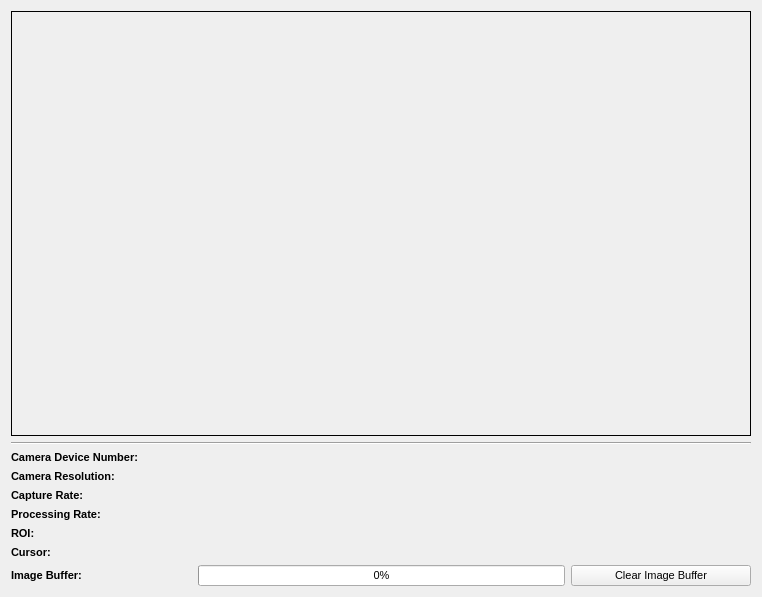
<?xml version="1.0" encoding="UTF-8"?>
<ui version="4.0">
 <class>CameraView</class>
 <widget class="QWidget" name="CameraView">
  <property name="geometry">
   <rect>
    <x>0</x>
    <y>0</y>
    <width>762</width>
    <height>597</height>
   </rect>
  </property>
  <property name="sizePolicy">
   <sizepolicy hsizetype="Minimum" vsizetype="Minimum">
    <horstretch>0</horstretch>
    <verstretch>0</verstretch>
   </sizepolicy>
  </property>
  <property name="windowTitle">
   <string>Form</string>
  </property>
  <layout class="QVBoxLayout" name="verticalLayout" stretch="1,0,0">
   <item>
    <widget class="FrameLabel" name="frameLabel">
     <property name="enabled">
      <bool>true</bool>
     </property>
     <property name="sizePolicy">
      <sizepolicy hsizetype="Ignored" vsizetype="Ignored">
       <horstretch>0</horstretch>
       <verstretch>0</verstretch>
      </sizepolicy>
     </property>
     <property name="mouseTracking">
      <bool>true</bool>
     </property>
     <property name="autoFillBackground">
      <bool>true</bool>
     </property>
     <property name="frameShape">
      <enum>QFrame::Box</enum>
     </property>
     <property name="alignment">
      <set>Qt::AlignCenter</set>
     </property>
    </widget>
   </item>
   <item>
    <widget class="Line" name="line">
     <property name="orientation">
      <enum>Qt::Horizontal</enum>
     </property>
    </widget>
   </item>
   <item>
    <layout class="QGridLayout" name="gridLayout">
     <item row="6" column="3">
      <layout class="QHBoxLayout" name="horizontalLayout">
       <item>
        <widget class="QPushButton" name="clearImageBufferButton">
         <property name="sizePolicy">
          <sizepolicy hsizetype="MinimumExpanding" vsizetype="MinimumExpanding">
           <horstretch>0</horstretch>
           <verstretch>0</verstretch>
          </sizepolicy>
         </property>
         <property name="font">
          <font>
           <pointsize>8</pointsize>
          </font>
         </property>
         <property name="text">
          <string>Clear Image Buffer</string>
         </property>
        </widget>
       </item>
      </layout>
     </item>
     <item row="0" column="0">
      <widget class="QLabel" name="label_4">
       <property name="sizePolicy">
        <sizepolicy hsizetype="MinimumExpanding" vsizetype="MinimumExpanding">
         <horstretch>0</horstretch>
         <verstretch>0</verstretch>
        </sizepolicy>
       </property>
       <property name="font">
        <font>
         <pointsize>8</pointsize>
         <weight>75</weight>
         <bold>true</bold>
        </font>
       </property>
       <property name="text">
        <string>Camera Device Number:</string>
       </property>
       <property name="alignment">
        <set>Qt::AlignLeading|Qt::AlignLeft|Qt::AlignVCenter</set>
       </property>
      </widget>
     </item>
     <item row="4" column="1">
      <widget class="QLabel" name="roiLabel">
       <property name="sizePolicy">
        <sizepolicy hsizetype="MinimumExpanding" vsizetype="MinimumExpanding">
         <horstretch>0</horstretch>
         <verstretch>0</verstretch>
        </sizepolicy>
       </property>
       <property name="font">
        <font>
         <pointsize>8</pointsize>
        </font>
       </property>
       <property name="text">
        <string/>
       </property>
      </widget>
     </item>
     <item row="2" column="0">
      <widget class="QLabel" name="label_2">
       <property name="sizePolicy">
        <sizepolicy hsizetype="MinimumExpanding" vsizetype="MinimumExpanding">
         <horstretch>0</horstretch>
         <verstretch>0</verstretch>
        </sizepolicy>
       </property>
       <property name="font">
        <font>
         <pointsize>8</pointsize>
         <weight>75</weight>
         <bold>true</bold>
        </font>
       </property>
       <property name="text">
        <string>Capture Rate:</string>
       </property>
       <property name="alignment">
        <set>Qt::AlignLeading|Qt::AlignLeft|Qt::AlignVCenter</set>
       </property>
      </widget>
     </item>
     <item row="3" column="2">
      <widget class="QLabel" name="nFramesProcessedLabel">
       <property name="sizePolicy">
        <sizepolicy hsizetype="MinimumExpanding" vsizetype="MinimumExpanding">
         <horstretch>0</horstretch>
         <verstretch>0</verstretch>
        </sizepolicy>
       </property>
       <property name="font">
        <font>
         <pointsize>8</pointsize>
        </font>
       </property>
       <property name="text">
        <string/>
       </property>
       <property name="alignment">
        <set>Qt::AlignCenter</set>
       </property>
      </widget>
     </item>
     <item row="4" column="0">
      <widget class="QLabel" name="label_6">
       <property name="sizePolicy">
        <sizepolicy hsizetype="MinimumExpanding" vsizetype="MinimumExpanding">
         <horstretch>0</horstretch>
         <verstretch>0</verstretch>
        </sizepolicy>
       </property>
       <property name="font">
        <font>
         <pointsize>8</pointsize>
         <weight>75</weight>
         <bold>true</bold>
        </font>
       </property>
       <property name="text">
        <string>ROI:</string>
       </property>
      </widget>
     </item>
     <item row="0" column="1">
      <widget class="QLabel" name="deviceNumberLabel">
       <property name="sizePolicy">
        <sizepolicy hsizetype="MinimumExpanding" vsizetype="MinimumExpanding">
         <horstretch>0</horstretch>
         <verstretch>0</verstretch>
        </sizepolicy>
       </property>
       <property name="font">
        <font>
         <pointsize>8</pointsize>
        </font>
       </property>
       <property name="alignment">
        <set>Qt::AlignLeading|Qt::AlignLeft|Qt::AlignVCenter</set>
       </property>
      </widget>
     </item>
     <item row="1" column="0">
      <widget class="QLabel" name="label_5">
       <property name="sizePolicy">
        <sizepolicy hsizetype="MinimumExpanding" vsizetype="MinimumExpanding">
         <horstretch>0</horstretch>
         <verstretch>0</verstretch>
        </sizepolicy>
       </property>
       <property name="font">
        <font>
         <pointsize>8</pointsize>
         <weight>75</weight>
         <bold>true</bold>
        </font>
       </property>
       <property name="text">
        <string>Camera Resolution:</string>
       </property>
       <property name="alignment">
        <set>Qt::AlignLeading|Qt::AlignLeft|Qt::AlignVCenter</set>
       </property>
      </widget>
     </item>
     <item row="3" column="1">
      <widget class="QLabel" name="processingRateLabel">
       <property name="sizePolicy">
        <sizepolicy hsizetype="MinimumExpanding" vsizetype="MinimumExpanding">
         <horstretch>0</horstretch>
         <verstretch>0</verstretch>
        </sizepolicy>
       </property>
       <property name="font">
        <font>
         <pointsize>8</pointsize>
        </font>
       </property>
       <property name="text">
        <string/>
       </property>
      </widget>
     </item>
     <item row="6" column="0">
      <widget class="QLabel" name="label_1">
       <property name="sizePolicy">
        <sizepolicy hsizetype="MinimumExpanding" vsizetype="MinimumExpanding">
         <horstretch>0</horstretch>
         <verstretch>0</verstretch>
        </sizepolicy>
       </property>
       <property name="font">
        <font>
         <pointsize>8</pointsize>
         <weight>75</weight>
         <bold>true</bold>
        </font>
       </property>
       <property name="text">
        <string>Image Buffer:</string>
       </property>
       <property name="alignment">
        <set>Qt::AlignLeading|Qt::AlignLeft|Qt::AlignVCenter</set>
       </property>
      </widget>
     </item>
     <item row="2" column="1">
      <widget class="QLabel" name="captureRateLabel">
       <property name="enabled">
        <bool>true</bool>
       </property>
       <property name="sizePolicy">
        <sizepolicy hsizetype="MinimumExpanding" vsizetype="MinimumExpanding">
         <horstretch>0</horstretch>
         <verstretch>0</verstretch>
        </sizepolicy>
       </property>
       <property name="font">
        <font>
         <pointsize>8</pointsize>
        </font>
       </property>
       <property name="text">
        <string/>
       </property>
      </widget>
     </item>
     <item row="2" column="2">
      <widget class="QLabel" name="nFramesCapturedLabel">
       <property name="sizePolicy">
        <sizepolicy hsizetype="MinimumExpanding" vsizetype="MinimumExpanding">
         <horstretch>0</horstretch>
         <verstretch>0</verstretch>
        </sizepolicy>
       </property>
       <property name="font">
        <font>
         <pointsize>8</pointsize>
        </font>
       </property>
       <property name="text">
        <string/>
       </property>
       <property name="alignment">
        <set>Qt::AlignCenter</set>
       </property>
      </widget>
     </item>
     <item row="3" column="0">
      <widget class="QLabel" name="label_3">
       <property name="sizePolicy">
        <sizepolicy hsizetype="MinimumExpanding" vsizetype="MinimumExpanding">
         <horstretch>0</horstretch>
         <verstretch>0</verstretch>
        </sizepolicy>
       </property>
       <property name="font">
        <font>
         <pointsize>8</pointsize>
         <weight>75</weight>
         <bold>true</bold>
        </font>
       </property>
       <property name="text">
        <string>Processing Rate:</string>
       </property>
      </widget>
     </item>
     <item row="5" column="0">
      <widget class="QLabel" name="label_7">
       <property name="sizePolicy">
        <sizepolicy hsizetype="MinimumExpanding" vsizetype="MinimumExpanding">
         <horstretch>0</horstretch>
         <verstretch>0</verstretch>
        </sizepolicy>
       </property>
       <property name="font">
        <font>
         <pointsize>8</pointsize>
         <weight>75</weight>
         <bold>true</bold>
        </font>
       </property>
       <property name="text">
        <string>Cursor:</string>
       </property>
      </widget>
     </item>
     <item row="5" column="1">
      <widget class="QLabel" name="mouseCursorPosLabel">
       <property name="sizePolicy">
        <sizepolicy hsizetype="MinimumExpanding" vsizetype="MinimumExpanding">
         <horstretch>0</horstretch>
         <verstretch>0</verstretch>
        </sizepolicy>
       </property>
       <property name="font">
        <font>
         <pointsize>8</pointsize>
        </font>
       </property>
       <property name="text">
        <string/>
       </property>
      </widget>
     </item>
     <item row="1" column="1">
      <widget class="QLabel" name="cameraResolutionLabel">
       <property name="sizePolicy">
        <sizepolicy hsizetype="MinimumExpanding" vsizetype="MinimumExpanding">
         <horstretch>0</horstretch>
         <verstretch>0</verstretch>
        </sizepolicy>
       </property>
       <property name="font">
        <font>
         <pointsize>8</pointsize>
        </font>
       </property>
       <property name="alignment">
        <set>Qt::AlignLeading|Qt::AlignLeft|Qt::AlignVCenter</set>
       </property>
      </widget>
     </item>
     <item row="6" column="1" colspan="2">
      <widget class="QProgressBar" name="imageBufferBar">
       <property name="sizePolicy">
        <sizepolicy hsizetype="MinimumExpanding" vsizetype="MinimumExpanding">
         <horstretch>0</horstretch>
         <verstretch>0</verstretch>
        </sizepolicy>
       </property>
       <property name="font">
        <font>
         <pointsize>8</pointsize>
        </font>
       </property>
       <property name="value">
        <number>0</number>
       </property>
      </widget>
     </item>
    </layout>
   </item>
  </layout>
 </widget>
 <customwidgets>
  <customwidget>
   <class>FrameLabel</class>
   <extends>QLabel</extends>
   <header>FrameLabel.h</header>
  </customwidget>
 </customwidgets>
 <resources/>
 <connections/>
</ui>
